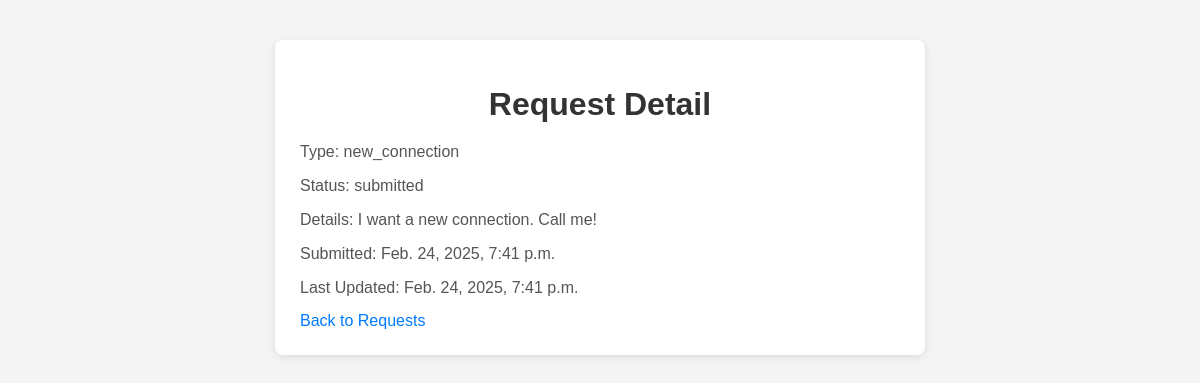
The page /requests/2/ (signed in) on the database its author committed.
### service_requests/models.py (models this page shows, shortened)
class ServiceRequest(models.Model):
    REQUEST_TYPES = [
        ('new_connection', 'New Connection'),
        ('repair', 'Repair'),
        ('maintenance', 'Maintenance'),
        ('billing', 'Billing Inquiry'),
    ]
    STATUS_CHOICES = [
        ('submitted', 'Submitted'),
        ('in_progress', 'In Progress'),
        ('resolved', 'Resolved'),
    ]
    user = models.ForeignKey(User, on_delete=models.CASCADE, related_name='service_requests')
    request_type = models.CharField(max_length=50, choices=REQUEST_TYPES)
    details = models.TextField()
    attachment = models.FileField(upload_to='attachments/', null=True, blank=True)
    status = models.CharField(max_length=20, choices=STATUS_CHOICES, default='submitted')
    created_at = models.DateTimeField(auto_now_add=True)
    updated_at = models.DateTimeField(auto_now=True)

### service_requests/views.py (the view)
# urls.py: path('<int:pk>/', ServiceRequestDetailView.as_view(), name='service_request_detail'),
@method_decorator(login_required, name='dispatch')
class ServiceRequestDetailView(DetailView):
    model = ServiceRequest
    template_name = 'service_requests/service_request_detail.html'

### service_requests/templates/service_requests/service_request_detail.html (shortened to what this page needs)
<!DOCTYPE html>
<html>
<head>
</head>
<body>
    <div class="container">
        <h1>Request Detail</h1>
        <p>Type: {{ object.request_type }}</p>
        <p>Status: {{ object.status }}</p>
        <p>Details: {{ object.details }}</p>
        <p>Submitted: {{ object.created_at }}</p>
        <p>Last Updated: {{ object.updated_at }}</p>
        <a href="{% url 'service_request_list' %}">Back to Requests</a>
    </div>
</body>
</html>

### service_requests/templates/service_requests/service_request_detail.html (style rules this page uses)
body { font-family: Arial, sans-serif; background: #f4f4f4; margin: 0; padding: 0; }
.container { max-width: 600px; margin: 40px auto; background: #fff; padding: 25px; border-radius: 8px; box-shadow: 0 2px 8px rgba(0, 0, 0, 0.1); }
h1 { text-align: center; color: #333; margin-bottom: 20px; }
p { font-size: 16px; margin-bottom: 15px; color: #555; }
a { color: #007BFF; text-decoration: none; }

### rows shown on the page
ServiceRequest: request_type "new_connection", status "submitted", details "I want a new connection. Call me!", created_at "Feb. 24, 2025, 7:41 p.m.", updated_at "Feb. 24, 2025, 7:41 p.m."
